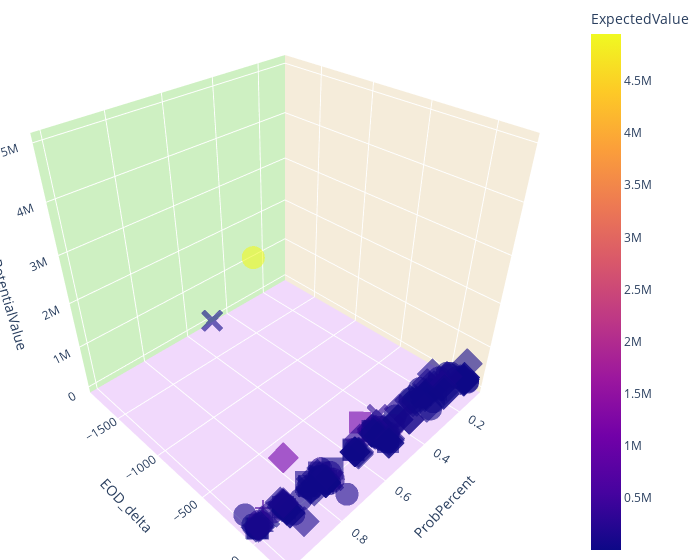

This figure's notebook cell:
### Code cell
build_graphBA3("ExpectedValue","None","Branch","None","None","None","None","None","None")

### Figure 1 — Plotly figure (JSON) as saved in the notebook; plotly's stock layout.template omitted (floating-point values rounded to 4 significant figures)
{"data": [{"hoverlabel": {"namelength": 0}, "hovertemplate": "Branch=Austin<br>ProbPercent=%{x}<br>EOD_delta=%{y}<br>PotentialValue=%{z}<br>ExpectedValue=%{marker.color}", "legendgroup": "Austin", "marker": {"color": [5814, 33750, 50920, 2500, 41250, 24750, 250053, 13500, 11040, 33169, 18400, 10500, 11130, 31250, 187500, 15000, 4950000, 6000, 80000, 7000, 40000, 12500, 125000, 2500, 40000, 148500, 37500, 58500, 33000, 5000, 10000, 7500, 45000, 10000, 7500, 25000, 15000, 6000, 1000, 10000, 67500, 125000, 90000, 50000, 1000, 5000, 75000, 1600, 9000, 24000, 3000, 11250], "coloraxis": "coloraxis", "opacity": 0.6, "symbol": "circle"}, "mode": "markers", "name": "Austin", "scene": "scene", "showlegend": true, "type": "scatter3d", "x": [0.75, 0.75, 0.6, 0.25, 0.75, 0.9, 0.75, 0.75, 1, 0.75, 0.8, 0.5, 0.75, 0.25, 0.75, 0.75, 0.99, 0.5, 1, 1, 0.5, 0.5, 0.5, 0.25, 0.5, 0.99, 0.5, 0.9, 0.3, 0.5, 0.5, 1, 0.9, 0.1, 0.1, 0.5, 0.3, 0.1, 0.1, 0.5, 0.9, 0.5, 0.9, 0.5, 0.1, 0.1, 0.3, 0.8, 0.9, 0.4, 0.3, 0.15], "y": [32, 15, 0, 107, 63, -29, 63, 15, -41, 1, 1, -15, -15, -26, -20, -27, -15, -32, -150, -76, 97, 107, 107, null, 97, -15, 93, 63, 154, -29, 1, -42, 1, 185, 185, 93, -29, 32, 1, 1, -29, 32, -29, 32, 32, 93, 63, -29, -29, 1, 1, 1], "z": [7753, 45000, 84867, 10000, 55000, 27500, 333404, 18000, 11040, 44226, 23000, 21000, 14840, 125000, 250000, 20000, 5000000, 12000, 80000, 7000, 80000, 25000, 250000, 10000, 80000, 150000, 75000, 65000, 110000, 10000, 20000, 7500, 50000, 100000, 75000, 50000, 50000, 60000, 10000, 20000, 75000, 250000, 100000, 100000, 10000, 50000, 250000, 2000, 10000, 60000, 10000, 75000]}, {"hoverlabel": {"namelength": 0}, "hovertemplate": "Branch=Midland<br>ProbPercent=%{x}<br>EOD_delta=%{y}<br>PotentialValue=%{z}<br>ExpectedValue=%{marker.color}", "legendgroup": "Midland", "marker": {"color": [3600, 50000, 20000, 8000, 7500, 11250, 35000, 6500, 22500, 24000, 6000, 18500, 37500, 60000, 4000, 22500, 72000, 37500, 5000, 42500, 120000], "coloraxis": "coloraxis", "opacity": 0.6, "symbol": "diamond"}, "mode": "markers", "name": "Midland", "scene": "scene", "showlegend": true, "type": "scatter3d", "x": [0.3, 0.5, 0.2, 0.4, 0.3, 0.75, 0.5, 0.5, 0.5, 1, 0.6, 0.5, 0.75, 0.5, 0.2, 0.9, 0.2, 0.5, 0.5, 0.5, 0.4], "y": [-30, -30, 31, 31, 0, -30, -15, 0, -15, -46, 0, 0, -46, 0, -8, 0, 0, -30, -30, 0, 30], "z": [12000, 100000, 100000, 20000, 25000, 15000, 70000, 13000, 45000, 24000, 10000, 37000, 50000, 120000, 20000, 25000, 360000, 75000, 10000, 85000, 300000]}, {"hoverlabel": {"namelength": 0}, "hovertemplate": "Branch=OKC<br>ProbPercent=%{x}<br>EOD_delta=%{y}<br>PotentialValue=%{z}<br>ExpectedValue=%{marker.color}", "legendgroup": "OKC", "marker": {"color": [15000, 2400000, 65000, 18000, 24500, 30000, 93750, 80000, 1050000, 37500, 25000, 13000, 52000, 48750, 12000, 48000, 7000, 13500, 24000, 7500], "coloraxis": "coloraxis", "opacity": 0.6, "symbol": "square"}, "mode": "markers", "name": "OKC", "scene": "scene", "showlegend": true, "type": "scatter3d", "x": [0.5, 0.8, 0.65, 0.9, 0.7, 1, 0.75, 0.8, 0.7, 0.75, 0.5, 0.65, 0.8, 0.75, 0.6, 0.8, 0.2, 0.9, 0.6, 1], "y": [113, null, null, -33, -10, -30, -33, -47, 184, 31, -27, null, null, 8, -15, -20, 51, -15, -15, -41], "z": [30000, 3000000, 100000, 20000, 35000, 30000, 125000, 100000, 1500000, 50000, 50000, 20000, 65000, 65000, 20000, 60000, 35000, 15000, 40000, 7500]}, {"hoverlabel": {"namelength": 0}, "hovertemplate": "Branch=San Antonio<br>ProbPercent=%{x}<br>EOD_delta=%{y}<br>PotentialValue=%{z}<br>ExpectedValue=%{marker.color}", "legendgroup": "San Antonio", "marker": {"color": [35000, 10000, 4000, 4000, 250000, 5000, 15750, 9500, 8000, 150000, 150000, 37500, 25000, 60000, 25000, 22500, 15000, 37500, 3750, 30000], "coloraxis": "coloraxis", "opacity": 0.6, "symbol": "x"}, "mode": "markers", "name": "San Antonio", "scene": "scene", "showlegend": true, "type": "scatter3d", "x": [0.5, 0.5, 0.5, 0.5, 0.5, 0.5, 0.75, 0.95, 0.8, 0.5, 0.75, 0.5, 0.5, 0.5, 0.5, 0.5, 0.75, 0.75, 0.25, 0.5], "y": [1, 32, 32, 32, 1, 32, -46, -46, -36, 124, 93, 32, -29, 1, 93, -1826, 1, -25, 1, 1], "z": [70000, 20000, 8000, 8000, 500000, 10000, 21000, 10000, 10000, 300000, 200000, 75000, 50000, 120000, 50000, 45000, 20000, 50000, 15000, 60000]}, {"hoverlabel": {"namelength": 0}, "hovertemplate": "Branch=Houston NOV<br>ProbPercent=%{x}<br>EOD_delta=%{y}<br>PotentialValue=%{z}<br>ExpectedValue=%{marker.color}", "legendgroup": "Houston NOV", "marker": {"color": [22500, 112500, 75000, 19800, 32000, 25000, 53250, 131670, 131670, 554400, 150000, 37500, 112500, 90000, 75000, 12500, 112500, 100000, 25000, 75000, 10000, 112500], "coloraxis": "coloraxis", "opacity": 0.6, "symbol": "cross"}, "mode": "markers", "name": "Houston NOV", "scene": "scene", "showlegend": true, "type": "scatter3d", "x": [0.75, 0.75, 0.75, 0.99, 0.8, 0.5, 0.75, 0.99, 0.99, 0.99, 0.75, 0.75, 0.75, 0.75, 0.75, 0.25, 0.75, 0.5, 0.5, 0.75, 0.5, 0.75], "y": [0, 0, 92, 15, 0, 0, 0, -25, -25, 1, 15, 93, 46, 46, 0, 77, 0, 15, 32, 15, 1, 1], "z": [30000, 150000, 100000, 20000, 40000, 50000, 71000, 133000, 133000, 560000, 200000, 50000, 150000, 120000, 100000, 50000, 150000, 200000, 50000, 100000, 20000, 150000]}, {"hoverlabel": {"namelength": 0}, "hovertemplate": "Branch=Corpus Christi<br>ProbPercent=%{x}<br>EOD_delta=%{y}<br>PotentialValue=%{z}<br>ExpectedValue=%{marker.color}", "legendgroup": "Corpus Christi", "marker": {"color": [168750, 48450, 190000, 39750, 12350, 250000, 45000, 30000, 37500, 250000, 45000, 93750, 17500, 14000, 25000, 10000, 24000, 12500], "coloraxis": "coloraxis", "opacity": 0.6, "symbol": "circle"}, "mode": "markers", "name": "Corpus Christi", "scene": "scene", "showlegend": true, "type": "scatter3d", "x": [0.75, 0.85, 0.95, 0.75, 0.5, 1, 1, 0.75, 0.75, 0.5, 0.75, 0.75, 0.5, 0.5, 1, 0.5, 0.75, 0.5], "y": [93, 15, -15, 15, 30, -15, -32, 15, 15, 138, 1, 214, -29, -15, -32, -29, -29, -15], "z": [225000, 57000, 200000, 53000, 24700, 250000, 45000, 40000, 50000, 500000, 60000, 125000, 35000, 28000, 25000, 20000, 32000, 25000]}, {"hoverlabel": {"namelength": 0}, "hovertemplate": "Branch=Houston OEM<br>ProbPercent=%{x}<br>EOD_delta=%{y}<br>PotentialValue=%{z}<br>ExpectedValue=%{marker.color}", "legendgroup": "Houston OEM", "marker": {"color": [237810, 134677, 125000, 29700, 16000, 18750, 13200, 65000, 16373, 396000, 8000, 10000, 6000, 5000, 50000, 15000, 15000, 10000, 125000, 125000, 20000, 87500, 16250, 4000, 50000, 125000, 20000, 60000, 7500, 7500, 3750, 37500, 90000, 90000, 90000, 9000, 72000, 22500, 18000, 1080000, 81000, 6000, 24000, 4000, 100000, 30000, 45000, 10000, 27000, 12000, 30000, 80000, 75000, 30000, 80000, 27000, 37628, 8000, 9000, 120324, 9774, 5000, 39949, 196632, 300000, 12000, 6000, 15000, 40000, 130000, 94000, 12000, 10000, 12000, 50000, 15000], "coloraxis": "coloraxis", "opacity": 0.6, "symbol": "diamond"}, "mode": "markers", "name": "Houston OEM", "scene": "scene", "showlegend": true, "type": "scatter3d", "x": [0.6, 0.5, 0.5, 0.99, 1, 0.75, 0.6, 1, 1, 0.99, 0.1, 0.1, 0.1, 0.1, 0.1, 0.1, 0.1, 0.1, 0.25, 0.25, 0.25, 0.25, 0.25, 0.25, 0.5, 0.5, 0.5, 0.75, 0.75, 0.75, 0.75, 0.75, 0.9, 0.9, 0.9, 0.9, 0.9, 0.9, 0.9, 0.9, 0.9, 0.2, 0.6, 0.1, 0.2, 0.3, 0.3, 0.2, 0.9, 0.4, 0.3, 0.4, 0.5, 0.2, 0.4, 0.3, 0.8, 0.4, 0.9, 0.9, 0.6, 0.5, 0.6, 0.8, 0.75, 0.6, 0.6, 1, 0.8, 1, 1, 0.8, 0.5, 0.2, 0.5, 0.5], "y": [31, 0, null, -30, null, null, null, null, null, null, 154, 154, 154, 154, 154, 154, 154, 154, 154, 154, 32, 32, 32, 32, 63, 63, 32, 32, 32, 32, 32, 1, -29, 154, 1, -41, -60, 32, 32, -29, -29, 123, null, 123, 123, 123, null, null, null, 31, null, 123, 123, 123, 123, 31, 0, null, 0, -30, 0, -15, 31, null, null, 31, 0, null, 31, -20, -20, 0, 123, 123, 123, 123], "z": [396350, 269355, 250000, 30000, 16000, 25000, 22000, 65000, 16373, 400000, 80000, 100000, 60000, 50000, 500000, 150000, 150000, 100000, 500000, 500000, 80000, 350000, 65000, 16000, 100000, 250000, 40000, 80000, 10000, 10000, 5000, 50000, 100000, 100000, 100000, 10000, 80000, 25000, 20000, 1200000, 90000, 30000, 40000, 40000, 500000, 100000, 150000, 50000, 30000, 30000, 100000, 200000, 150000, 150000, 200000, 90000, 47035, 20000, 10000, 133694, 16290, 10000, 66583, 245790, 400000, 20000, 10000, 15000, 50000, 130000, 94000, 15000, 20000, 60000, 100000, 30000]}], "layout": {"coloraxis": {"colorbar": {"title": {"text": "ExpectedValue"}}, "colorscale": [[0, "#0d0887"], [0.1111, "#46039f"], [0.2222, "#7201a8"], [0.3333, "#9c179e"], [0.4444, "#bd3786"], [0.5556, "#d8576b"], [0.6667, "#ed7953"], [0.7778, "#fb9f3a"], [0.8889, "#fdca26"], [1, "#f0f921"]]}, "legend": {"title": {"text": "Branch"}, "tracegroupgap": 0}, "margin": {"b": 0, "l": 0, "r": 0, "t": 0}, "scene": {"domain": {"x": [0, 1], "y": [0, 1]}, "xaxis": {"backgroundcolor": "rgb(245, 236, 218)", "gridcolor": "white", "showbackground": true, "title": {"text": "ProbPercent"}, "zerolinecolor": "white"}, "yaxis": {"backgroundcolor": "rgb(206, 240, 194)", "gridcolor": "white", "showbackground": true, "title": {"text": "EOD_delta"}, "zerolinecolor": "white"}, "zaxis": {"backgroundcolor": "rgb(241, 217, 252)", "gridcolor": "white", "showbackground": true, "title": {"text": "PotentialValue"}, "zerolinecolor": "white"}}, "showlegend": false, "width": 700}}
